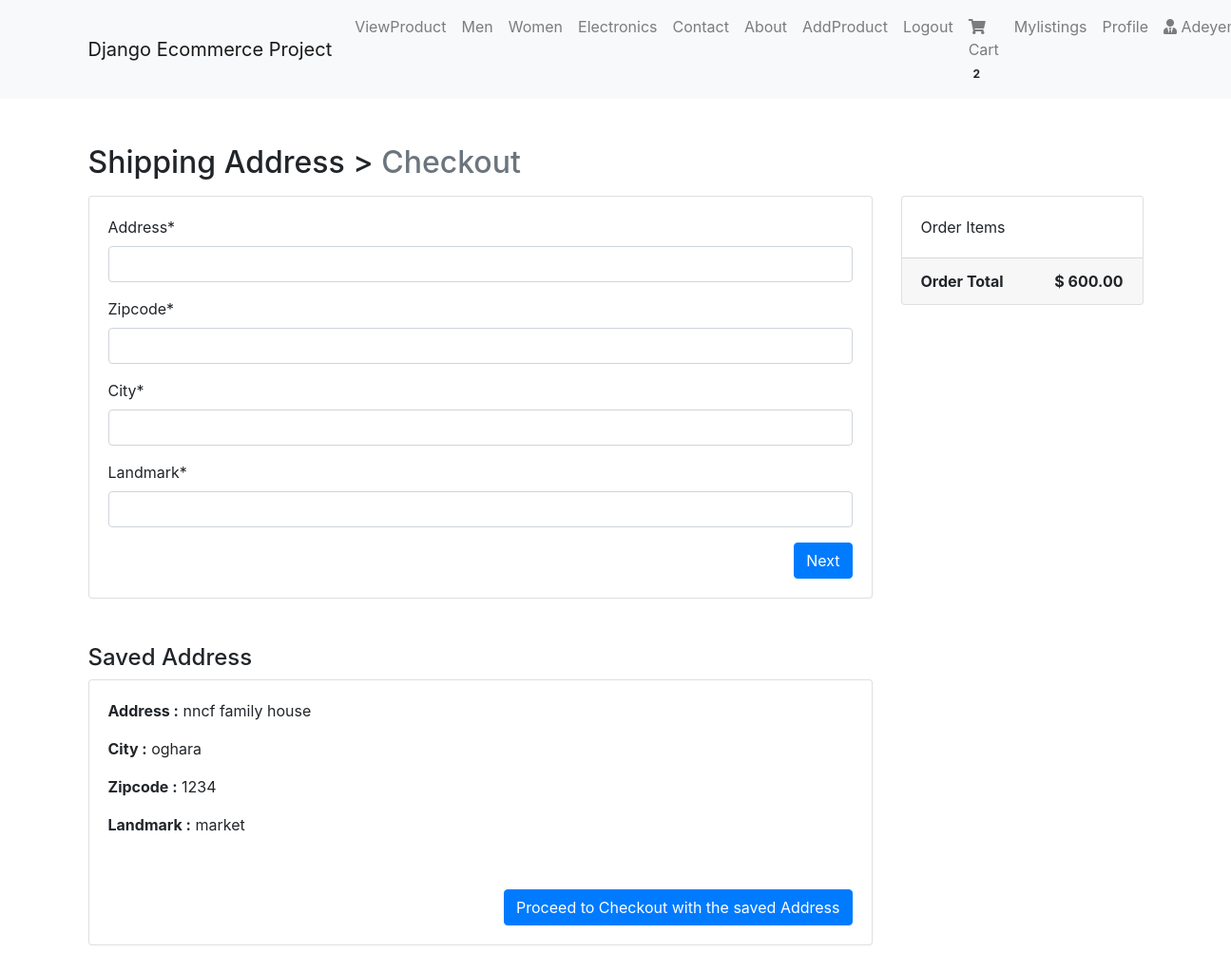
The page /checkout/checkout/ (signed in) on the database its author committed.
### cartes/models.py (models this page shows, shortened)
class Order(models.Model):
    orderitems  = models.ManyToManyField(Cart)
    user = models.ForeignKey(User, on_delete=models.CASCADE)
    ordered = models.BooleanField(default=False)
    created = models.DateTimeField(auto_now_add=True)
    paymentId = models.CharField(max_length=200, blank=True , null=True)
    orderId = models.CharField(max_length=200, blank=True, null=True)
    def get_totals(self):
        total = 0
        for order_item in self.orderitems.all():
            total += order_item.get_total()
        return total

### checkout/models.py (models this page shows, shortened)
class BillingAddress(models.Model):
	user = models.ForeignKey(User, on_delete=models.CASCADE)
	address = models.CharField(max_length=100)
	zipcode = models.CharField(max_length=50)
	city = models.CharField(max_length=30)
	landmark = models.CharField(max_length=20)
	class Meta:
		verbose_name_plural = "Billing Addresses"

### checkout/views.py (the view, shortened to what this page needs)
# urls.py: path('checkout/',include('checkout.urls')),
def checkout(request):
	form = BillingForm
	order_qs = Order.objects.filter(user= request.user, ordered=False)
	order_items = order_qs[0].orderitems.all()
	order_total = order_qs[0].get_totals()
	context = {"form": form, "order_items": order_items, "order_total": order_total}
	saved_address = BillingAddress.objects.filter(user = request.user)
	if saved_address.exists():
		savedAddress = saved_address.first()
		context = {"form": form, "order_items": order_items, "order_total": order_total, "savedAddress": savedAddress}
	return render(request, 'checkout/index.html', context)

### cartes/models.py (called while the page is built)
    def get_total(self):
        total = self.item.price * self.quantity
        floattotal = float("{0:.2f}".format(total))
        return floattotal

### cartes/templatetags/cart_tag.py (called while the page is built)
@register.filter
def cart_total(user):
    order = Order.objects.filter(user=user, ordered=False)
    if order.exists():
    	return order[0].orderitems.count()
    else:
    	return 0

### checkout/templates/checkout/index.html
{% extends 'products/base.html' %}
{% load crispy_forms_tags %}
{% block content %}
    <div class="container mt-5">
      <h2 class="mb-3">
        Shipping Address > <span class="text-muted">Checkout</span>
      </h2>
      <div class="row">
        <div class="col-md-9">
          <div class="card mb-5" style="height: auto">
            <div class="card-body">
              <form method="POST">
                {% csrf_token %} {{ form | crispy}}
                <button type="submit" class="btn btn-primary float-right">
                  Next
                </button>
              </form>
            </div>
          </div>
          {% if savedAddress %}
          <h4>Saved Address</h4>
          <div class="card mb-5" style="height: auto">
            <div class="card-body">
              <p><b>Address :</b> {{ savedAddress.address }}</p>
              <p><b>City :</b> {{ savedAddress.city }}</p>
              <p><b>Zipcode :</b> {{ savedAddress.zipcode }}</p>
              <p><b>Landmark :</b> {{ savedAddress.landmark }}</p>
            </div>
            <div class="card-body">
              <a
                href="{% url 'checkout:payment' %}"
                class="btn btn-primary float-right"
                >Proceed to Checkout with the saved Address</a
              >
            </div>
          </div>
          {% endif %}
        </div>
        <div class="col-md-3">
          <div class="card" style="height: auto">
            <div class="card-body">
              Order Items
            </div>
            <div class="card-footer">
              <span class="float-left"><b>Order Total</b></span>
              <span class="float-right"
                ><b>$ {{ order_total | floatformat:2 }}</b></span
              >
            </div>
          </div>
        </div>
      </div>
    </div>
    {% endblock %}

### products/templates/products/navbar.html (shortened to what this page needs)
{% load cart_tag %}
<nav class="navbar navbar-expand-lg navbar-light bg-light">
  <div class="container">
  <a class="navbar-brand" href="#">Django Ecommerce Project</a>
  <div class="collapse navbar-collapse" id="navbarNav">
    <ul class="navbar-nav ml-auto">
        <a href="{% url 'products:home' %}" class="nav-link">ViewProduct</a>
      <li {% if request.path == 'contact' %}class="nav-item active"{% else %}class="nav-item"{% endif %}>
        <a class="nav-link" href="#">Men <span class="sr-only">(current)</span></a>
      </li>
      <li class="nav-item">
        <a class="nav-link" href="#">Women</a>
      </li>
      <li class="nav-item">
        <a class="nav-link" href="#">Electronics</a>
      </li>
       <li class="nav-item">
        <a class="nav-link" href="{% url 'users:contact' %}">Contact</a>
      </li>
      <li class="nav-item">
        <a class="nav-link" href="{% url 'products:about' %}">About</a>
      </li>
      <li class="nav-item">
        <a class="nav-link" href="{% url 'products:addProduct' %}">AddProduct</a>
      </li>
      {% if request.user.is_authenticated %}
      <li class="nav-item">
        <a class="nav-link" href="{% url 'users:logout' %}">Logout</a>
      </li>
      <li class="nav-item">
        <a class="nav-link" href="{% url 'products:cart-home' %}">
          <i class="fa fa-shopping-cart"></i> Cart
          <span class="badge badge-light">{{ request.user| cart_total }}</span>
        </a>
      </li>
      <li class="nav-item">
        <a class="nav-link" href="{% url 'products:mylistings' %}">Mylistings</a>
      </li>
      <li class="nav-item">
        <a class="nav-link" href="{% url 'users:profile' %}">Profile</a>
      </li>
      <li class="nav-item dropdown">
        <a class="nav-link dropdown-toggle" href="#" id="navbarDropdown" role="button" data-toggle="dropdown" aria-haspopup="true" aria-expanded="false">
          <i class="fas fa-user-tie"></i> {{ request.user.username }}
        </a>
      </li>
      {% else %}
       <li class="nav-item">
        <a  class="btn btn-primary" href="{% url 'users:login' %}">Login / Register</a>
      </li>
      {% endif %}
    </ul>
  </div>
  </div>
</nav>

### products/templates/products/base.html (style rules this page uses)
.card { height: 350px; }

### rows shown on the page
BillingAddress: address "nncf family house", city "oghara", zipcode "1234", landmark "market"

### other values the page prints
{{ request.user| cart_total }} "2"
{{ order_total | floatformat:2 }} "600.00"
